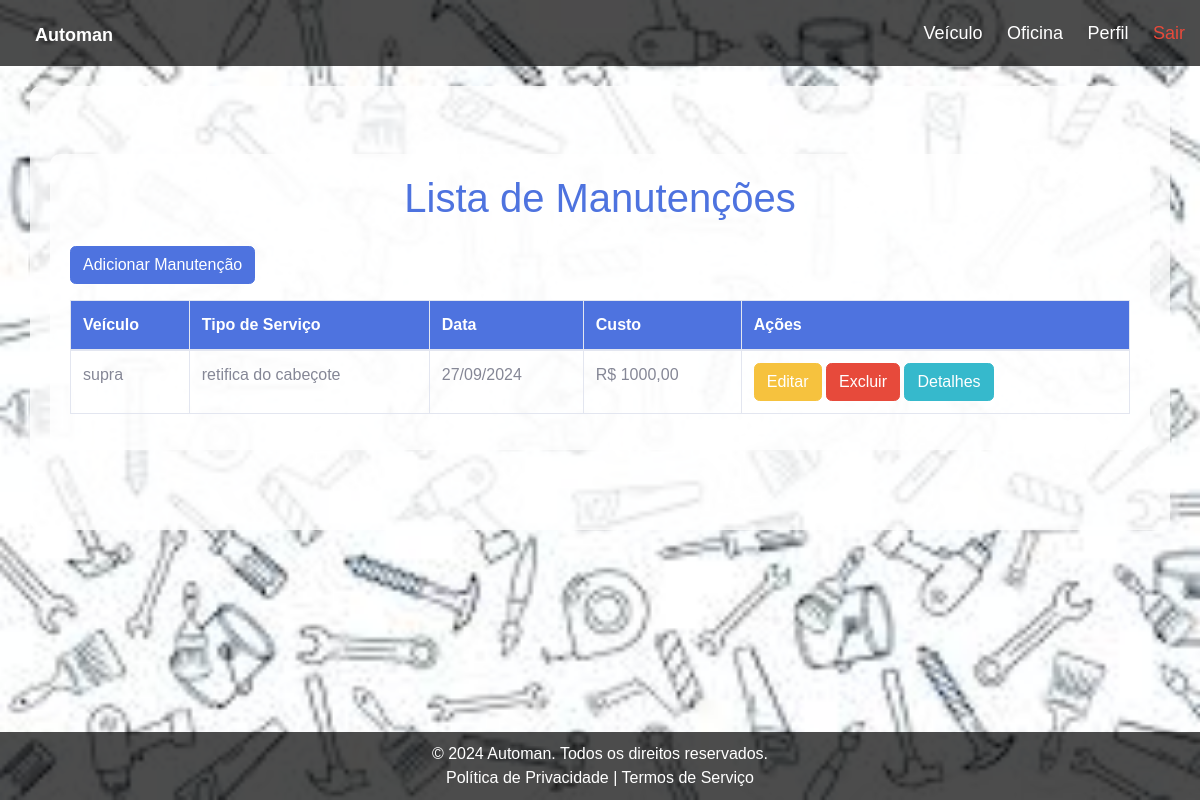
Screenshot of /manutencao/ (signed in) with the database file from the repository.
### manutencao/models.py (models this page shows)
class Manutencao(models.Model):
    usuario = models.ForeignKey(User, on_delete=models.CASCADE)
    veiculo = models.ForeignKey(Veiculo, on_delete=models.CASCADE)
    oficina = models.ForeignKey(Oficina, on_delete=models.CASCADE)
    data = models.DateField()
    tipoServico = models.CharField(max_length=100)
    custo = models.DecimalField(max_digits=10, decimal_places=2)

### veiculo/models.py (models this page shows)
class Veiculo(models.Model):
    modelo = models.CharField(max_length=100)
    marca = models.CharField(max_length=100)
    ano = models.IntegerField()
    placa = models.CharField(max_length=10)
    proprietario = models.ForeignKey(User, on_delete=models.CASCADE)
    cor = models.CharField(max_length=50)
    def __str__(self):
        return self.modelo

### manutencao/views.py (the view)
# urls.py: path('', views.manuListar, name='manuListar'),
def manuListar(request):
    manutencao = Manutencao.objects.all()
    return render(request, 'manutencao/manuListar.html', {'manutencao': manutencao})

### templates/manutencao/manuListar.html (shortened to what this page needs)
{% extends 'base.html' %}
{% load static %}
{% block content %}
<div class="container mt-5">
    <h1 class="text-center mb-4 text-primary">Lista de Manutenções</h1>
    <div class="mb-3">
        <a href="{% url 'manuadd' %}" class="btn btn-primary">Adicionar Manutenção</a>
    </div>
    {% if manutencao %}
    <div class="table-responsive">
        <table class="table table-bordered table-hover">
            <thead class="bg-primary text-white">
                <tr>
                    <th>Veículo</th>
                    <th>Tipo de Serviço</th>
                    <th>Data</th>
                    <th>Custo</th>
                    <th>Ações</th>
                </tr>
            </thead>
            <tbody>
                {% for item in manutencao %}
                <tr>
                    <td>{{ item.veiculo }}</td>
                    <td>{{ item.tipoServico }}</td>
                    <td>{{ item.data|date:"d/m/Y" }}</td>
                    <td>R$ {{ item.custo|floatformat:2 }}</td>
                    <td>
                        <a href="{% url 'manuEditar' item.id %}" class="btn btn-warning">Editar</a>
                        <a href="{% url 'manuDeletar' item.id %}" class="btn btn-danger">Excluir</a>
                        <a href="{% url 'manuDetalhe' item.id %}" class="btn btn-info">Detalhes</a>
                    </td>
                </tr>
                {% empty %}
                <tr>
                    <td colspan="5" class="text-center text-danger">Nenhuma manutenção encontrada.</td>
                </tr>
                {% endfor %}
            </tbody>
        </table>
    </div>
    {% else %}
    <p class="text-center text-warning">Nenhuma manutenção cadastrada.</p>
    {% endif %}
</div>
{% endblock %}

### rows the page displays
Manutencao: veiculo "supra", tipoServico "retifica do cabeçote", data "27/09/2024", custo "1000,00"
